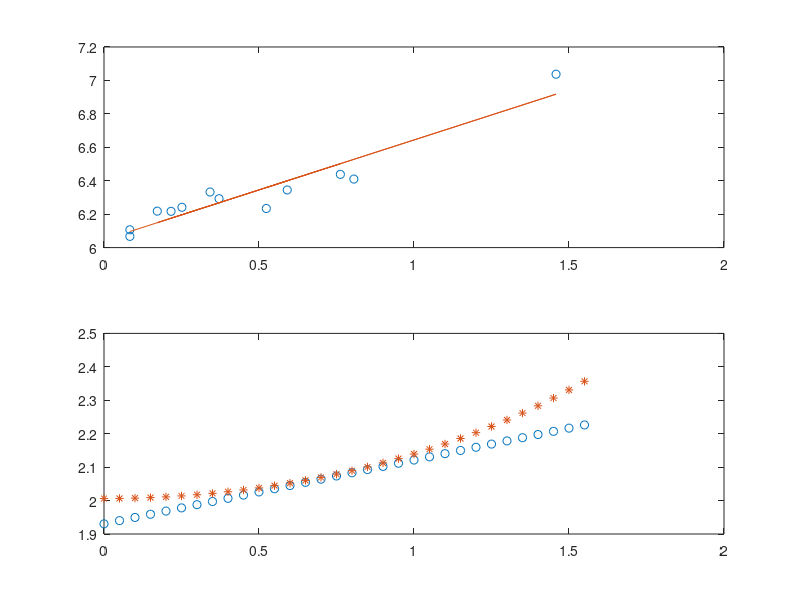

Here is the MATLAB script that generated this plot:
%Problem 4

l = [1.93 1.93 1.94 .79 .79 .79 .79 2.4 2.01 2.01 6.84 6.84]; %in meters
P = [2.791 2.758 2.863 1.769 1.997 1.819 1.797 3.075 2.825 2.872 5.099 5.066]; %in seconds
a = [1.4 .66 2.68 .79 1.57 1.14 .53 1.03 1 2.24 1.14 1.14]; %in meters, length measured horizontally from one extreme of oscillation to the other
theta = asin(a./(2*l)); %theta in radians, computed from a and l
g=9.81;

pi1 = P.*sqrt(g./l);
pi2 = theta;
p = polyfit(pi2,pi1,1)
subplot(2,1,1)
plot(pi2,pi1,'o',pi2,p(1)*pi2+p(2))

%Compare model with exact solution
l=1;
theta=0:.05:pi/2;
modelP = p(1)*theta.*sqrt(l/g)+p(2)*sqrt(l/g);
exactP = 4*sqrt(l/g)*ellipke((sin(theta/2)).^2);
subplot(2,1,2)
plot(theta,modelP,'o',theta,exactP,'*')

